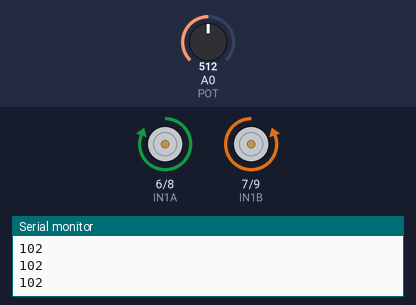
Bench run of a sketch on a simulated Arduino Uno, built with avr-gcc and run on an emulated ATmega328P. Shown: motor-driver pin pairs drawn as motors (green arrow = first pin HIGH = forward, orange = second pin HIGH = backward, longer = more drive, scaled by the enable pin), the last lines printed to the serial monitor. The test bench sets the inputs (shaded band); at power-on: A0 (POT) = 512.

Above: at 1.2 s.
1.3 s: A0 (POT) set to 589
2.8 s: A0 (POT) set to 617
At 3.4 s:
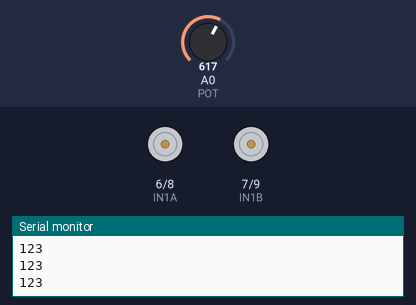
4.3 s: A0 (POT) set to 306
At 5.5 s:
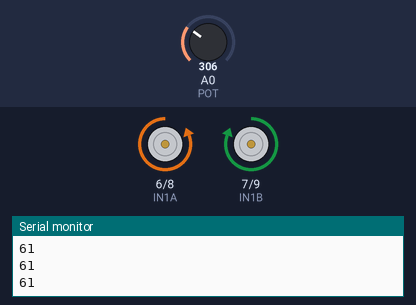
5.8 s: A0 (POT) set to 348
7.3 s: A0 (POT) set to 362
At 7.9 s:
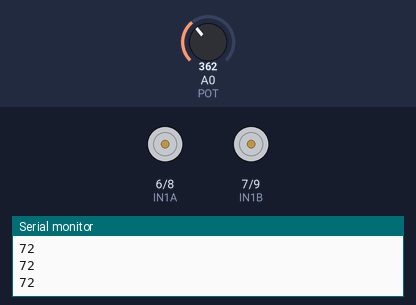
8.8 s: A0 (POT) set to 511
At 9.2 s:
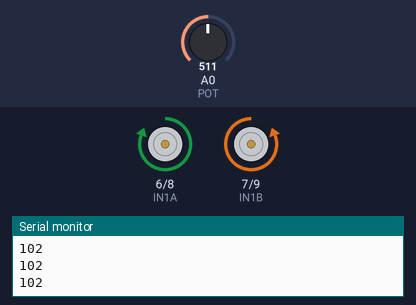
Timing chart, 0 to 11.3 s (numbered marks = the images above; inputs shaded):
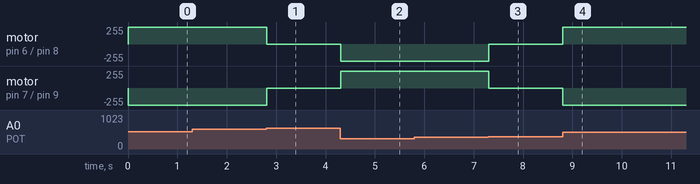

The sketch:

runPID.ino
```cpp
#define IN1A 6
#define IN1B 7
#define PWM1 5
#define IN2A 8
#define IN2B 9
#define PWM2 10
#define POT 0

int errorcw = 0;
int errorccw = 0;
int correction = 0;
double kp = 100;
double ki = 28;
double kd = 12;
int PID = 0;
int error = 0;
int last_error = 0;
int angle = 0;
int sp = 360/5;

void setup()
{
Serial.begin(9600);
pinMode(IN1A, OUTPUT);
pinMode(IN1B, OUTPUT);
pinMode(PWM1, OUTPUT);
pinMode(IN2A, OUTPUT);
pinMode(IN2B, OUTPUT);
pinMode(PWM2, OUTPUT);
pinMode(POT, INPUT);

}

int calcPid(int error)
{
  PID = (kp*(error))+(ki*(error+last_error))+(kd*(error-last_error));
  last_error = error;

  return constrain(PID, 0, 255);
  //constrain() rang buoc, PID = PID neu PID thuoc [0,255], PID < 0 thi PID = 0, PID > 255 thi PID = 255
}

void loop()
{
  char buffer[5];
  angle = analogRead(POT)/5;
  Serial.println(itoa((angle), buffer, 10));

  if(angle>= 120 || angle<= 10){
    digitalWrite(IN2A, LOW);
    digitalWrite(IN2B, LOW);
    digitalWrite(IN1A, LOW);
    digitalWrite(IN1B, LOW);
  }
  else {
    if(angle>70 && angle<74)
    {
      digitalWrite(IN1A, LOW);
      digitalWrite(IN1B, LOW);
      digitalWrite(IN2A, LOW);
      digitalWrite(IN2B, LOW);
    }
    if(angle<70)
    {
      errorcw = (sp-angle);
      correction = calcPid(errorcw);
      analogWrite(PWM1, correction);
      //Serial.println(correction);
      digitalWrite(IN1A, LOW);
      digitalWrite(IN1B, HIGH);
      analogWrite(PWM2, correction);
      digitalWrite(IN2A, HIGH);
      digitalWrite(IN2B, LOW);
    }
    if(angle>74)
    {
      errorccw = (angle-sp);
      correction = calcPid(errorccw);

      analogWrite(PWM1, correction);
      //Serial.println(correction);
      digitalWrite(IN1A, HIGH);
      digitalWrite(IN1B, LOW);
      analogWrite(PWM2, correction);
      digitalWrite(IN2A, LOW);
      digitalWrite(IN2B, HIGH);
    }
  }
  return;
}
```

Measured:
- the behaviour switches between 599 and 600 on A0 (POT) (found by bisection; images 0 and 1)
- the behaviour switches between 354 and 355 on A0 (POT) (found by bisection; images 2 and 3)
- after the input at 2.8 s, motor on pin 6 (IN1A) / pin 8 (IN2A): forward 255/255 → stopped at once; motor on pin 7 (IN1B) / pin 9 (IN2B): backward 255/255 → stopped at once
- after the input at 4.3 s, motor on pin 6 (IN1A) / pin 8 (IN2A): stopped → backward 255/255 at once; motor on pin 7 (IN1B) / pin 9 (IN2B): stopped → forward 255/255 at once
- after the input at 7.3 s, motor on pin 6 (IN1A) / pin 8 (IN2A): backward 255/255 → stopped at once; motor on pin 7 (IN1B) / pin 9 (IN2B): forward 255/255 → stopped at once
- after the input at 8.8 s, motor on pin 6 (IN1A) / pin 8 (IN2A): stopped → forward 255/255 at once; motor on pin 7 (IN1B) / pin 9 (IN2B): stopped → backward 255/255 at once
